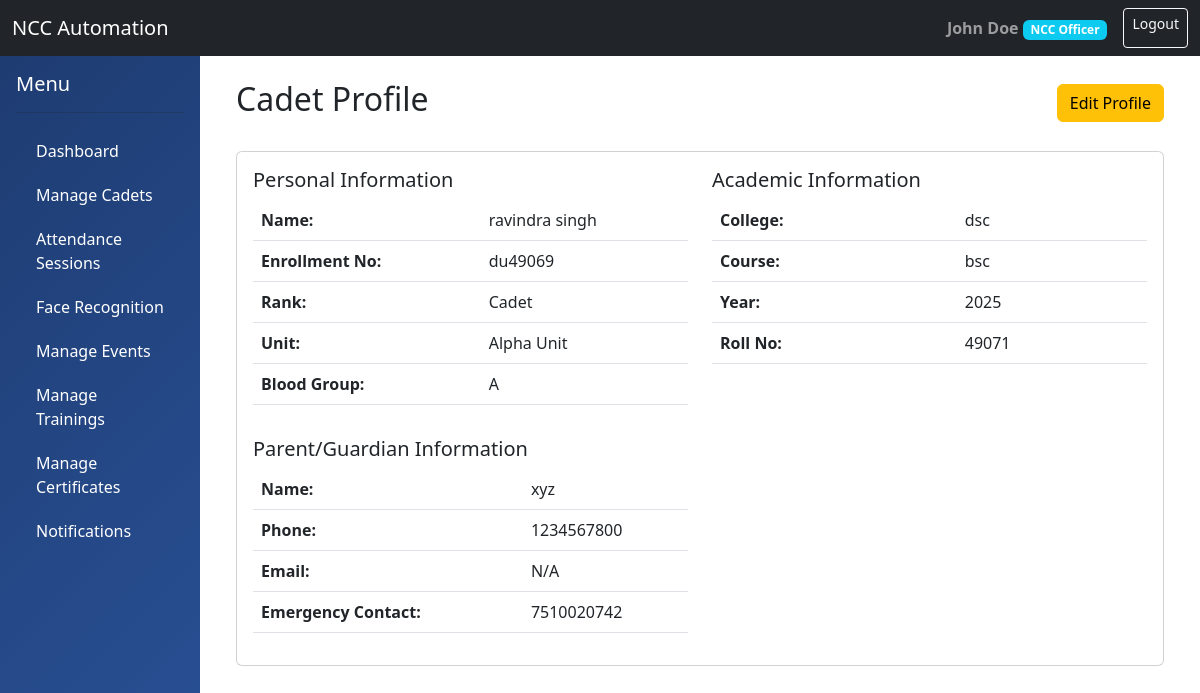
/dashboard/cadets/2/ (signed in), run on the app's committed database.
### accounts/models.py (models this page shows, shortened)
class User(AbstractUser):
    ROLE_CHOICES = (
        ('ADMIN', 'Administrator'),
        ('OFFICER', 'NCC Officer'),
        ('CADET', 'Cadet'),
    )
    role = models.CharField(max_length=10, choices=ROLE_CHOICES, default='CADET')
    phone_number = models.CharField(max_length=15, blank=True, null=True)
    profile_picture = models.ImageField(upload_to='profiles/', blank=True, null=True)
    date_of_birth = models.DateField(blank=True, null=True)
    address = models.TextField(blank=True, null=True)
    created_at = models.DateTimeField(auto_now_add=True)
    updated_at = models.DateTimeField(auto_now=True)
    is_active_member = models.BooleanField(default=True)
    class Meta:
        db_table = 'users'
        permissions = (
            ('can_view_all_cadets', 'Can view all cadets'),
            ('can_manage_unit', 'Can manage unit'),
            ('can_mark_attendance', 'Can mark attendance'),
            ('can_create_events', 'Can create events'),
        )

class Cadet(models.Model):
    RANK_CHOICES = (
        ('CDT', 'Cadet'),
        ('LCPL', 'Lance Corporal'),
        ('CPL', 'Corporal'),
        ('SGT', 'Sergeant'),
        ('SUO', 'Senior Under Officer'),
    )
    user = models.OneToOneField(User, on_delete=models.CASCADE, related_name='cadet_profile')
    rank = models.CharField(max_length=10, choices=RANK_CHOICES, default='CDT')
    unit = models.ForeignKey('units.Unit', on_delete=models.SET_NULL, null=True, related_name='cadets')
    enrollment_number = models.CharField(max_length=50, unique=True)
    enrollment_date = models.DateField()
    college_name = models.CharField(max_length=200)
    course = models.CharField(max_length=100)
    year_of_study = models.IntegerField()
    roll_number = models.CharField(max_length=50)
    parent_name = models.CharField(max_length=200)
    parent_phone = models.CharField(max_length=15)
    parent_email = models.EmailField(blank=True, null=True)
    emergency_contact = models.CharField(max_length=15)
    blood_group = models.CharField(max_length=5, blank=True)
    height = models.DecimalField(max_digits=5, decimal_places=2, blank=True, null=True)
    weight = models.DecimalField(max_digits=5, decimal_places=2, blank=True, null=True)
    assigned_officer = models.ForeignKey(Officer, on_delete=models.SET_NULL, null=True, blank=True, related_name='assigned_cadets')
    class Meta:
        db_table = 'cadets'

### units/models.py (models this page shows, shortened)
class Unit(models.Model):
    WING_CHOICES = (
        ('ARMY', 'Army Wing'),
        ('NAVY', 'Navy Wing'),
        ('AIR', 'Air Wing'),
    )
    name = models.CharField(max_length=200)
    wing = models.CharField(max_length=10, choices=WING_CHOICES)
    unit_code = models.CharField(max_length=50, unique=True)
    location = models.CharField(max_length=200)
    contact_email = models.EmailField()
    contact_phone = models.CharField(max_length=15)
    established_date = models.DateField(blank=True, null=True)
    is_active = models.BooleanField(default=True)
    created_at = models.DateTimeField(auto_now_add=True)
    class Meta:
        db_table = 'units'
        ordering = ['name']

### accounts/views.py (the view)
@login_required
def cadet_detail_view(request, pk):
    cadet = get_object_or_404(Cadet, pk=pk)
    user = request.user
    if user.role == 'CADET':
        if not hasattr(user, 'cadet_profile') or user.cadet_profile.id != cadet.id:
            messages.error(request, 'You can only view your own profile.')
            return redirect('cadet_dashboard')
    elif user.role == 'OFFICER':
        if hasattr(user, 'officer_profile') and cadet.unit != user.officer_profile.unit:
            messages.error(request, 'You can only view cadets in your unit.')
            return redirect('cadet_list')
    is_readonly = user.role == 'CADET'
    from attendance.models import Attendance
    total_attendance = Attendance.objects.filter(cadet=cadet).count()
    present_count = Attendance.objects.filter(cadet=cadet, status='PRESENT').count()
    attendance_percentage = (present_count / total_attendance * 100) if total_attendance > 0 else 0
    return render(request, 'accounts/cadet_detail.html', {
        'cadet': cadet,
        'is_readonly': is_readonly,
        'attendance_percentage': round(attendance_percentage, 2),
        'total_sessions': total_attendance,
    })

### templates/accounts/cadet_detail.html (shortened to what this page needs)
{% extends 'base.html' %}
{% block content %}
<div class="container">
    <div class="d-flex justify-content-between align-items-center mb-4">
        <h2>Cadet Profile</h2>
        {% if is_readonly %}
            <span class="readonly-badge">READ ONLY - Contact your officer to update</span>
        {% else %}
            <a href="{% url 'cadet_update' cadet.id %}" class="btn btn-warning">Edit Profile</a>
        {% endif %}
    </div>
    <div class="card">
        <div class="card-body">
            <div class="row">
                <div class="col-md-6">
                    <h5>Personal Information</h5>
                    <table class="table">
                        <tr>
                            <th>Name:</th>
                            <td>{{ cadet.user.get_full_name }}</td>
                        </tr>
                        <tr>
                            <th>Enrollment No:</th>
                            <td>{{ cadet.enrollment_number }}</td>
                        </tr>
                        <tr>
                            <th>Rank:</th>
                            <td>{{ cadet.get_rank_display }}</td>
                        </tr>
                        <tr>
                            <th>Unit:</th>
                            <td>{{ cadet.unit.name }}</td>
                        </tr>
                        <tr>
                            <th>Blood Group:</th>
                            <td>{{ cadet.blood_group|default:"N/A" }}</td>
                        </tr>
                    </table>
                </div>
                <div class="col-md-6">
                    <h5>Academic Information</h5>
                    <table class="table">
                        <tr>
                            <th>College:</th>
                            <td>{{ cadet.college_name }}</td>
                        </tr>
                        <tr>
                            <th>Course:</th>
                            <td>{{ cadet.course }}</td>
                        </tr>
                        <tr>
                            <th>Year:</th>
                            <td>{{ cadet.year_of_study }}</td>
                        </tr>
                        <tr>
                            <th>Roll No:</th>
                            <td>{{ cadet.roll_number }}</td>
                        </tr>
                    </table>
                </div>
            </div>
            <div class="row mt-3">
                <div class="col-md-6">
                    <h5>Parent/Guardian Information</h5>
                    <table class="table">
                        <tr>
                            <th>Name:</th>
                            <td>{{ cadet.parent_name }}</td>
                        </tr>
                        <tr>
                            <th>Phone:</th>
                            <td>{{ cadet.parent_phone }}</td>
                        </tr>
                        <tr>
                            <th>Email:</th>
                            <td>{{ cadet.parent_email|default:"N/A" }}</td>
                        </tr>
                        <tr>
                            <th>Emergency Contact:</th>
                            <td>{{ cadet.emergency_contact }}</td>
                        </tr>
                    </table>
                </div>
            </div>
        </div>
    </div>
</div>
{% endblock %}

### templates/base.html (shortened to what this page needs)
<!DOCTYPE html>
<html lang="en">
<head>
    <link href="https://cdn.jsdelivr.net/npm/bootstrap@5.3.0/dist/css/bootstrap.min.css" rel="stylesheet">
</head>
<body>
    <nav class="navbar navbar-expand-lg navbar-dark bg-dark">
        <div class="container-fluid">
            <a class="navbar-brand" href="{% url 'dashboard' %}">NCC Automation</a>
            <div class="d-flex">
                {% if user.is_authenticated %}
                <span class="navbar-text me-3">
                    <strong>{{ user.get_full_name }}</strong>
                    <span class="badge bg-info">{{ user.get_role_display }}</span>
                </span>
                <a href="{% url 'logout' %}" class="btn btn-outline-light btn-sm">Logout</a>
                {% endif %}
            </div>
        </div>
    </nav>
    <div class="container-fluid">
        <div class="row">
            {% if user.is_authenticated %}
            <div class="col-md-2 sidebar p-0">
                <div class="p-3">
                    <h5 class="text-white">Menu</h5>
                    <hr class="bg-white">
                    <a href="{% url 'dashboard' %}">Dashboard</a>
                    {% if user.role != 'CADET' %}
                        <a href="{% url 'cadet_list' %}">Manage Cadets</a>
                        <a href="{% url 'attendance_session_list' %}">Attendance Sessions</a>
                        <a href="{% url 'face_management' %}">Face Recognition</a>
                        <a href="{% url 'event_list' %}">Manage Events</a>
                        <a href="{% url 'training_list' %}">Manage Trainings</a>
                        <a href="{% url 'certificate_list' %}">Manage Certificates</a>
                        <a href="{% url 'notification_list' %}">Notifications</a>
                    {% endif %}
                </div>
            </div>
            {% endif %}
            <div class="col-md-10 p-4">
                {% block content %}{% endblock %}
            </div>
        </div>
    </div>
</body>
</html>

### templates/base.html (style rules this page uses)
.sidebar { min-height: 100vh; background: linear-gradient(135deg, #1e3c72 0%, #2a5298 100%); }
.sidebar a { color: white; text-decoration: none; padding: 10px 20px; display: block; transition: all 0.3s; }

### data on the page
User: get_full_name "John Doe", role "NCC Officer"
Cadet: user.get_full_name "ravindra singh", enrollment_number "du49069", rank "Cadet", unit.name "Alpha Unit", blood_group "A", college_name "dsc", course "bsc", year_of_study "2025", roll_number "49071", parent_name "xyz", parent_phone "1234567800", parent_email "N/A", emergency_contact "7510020742"
